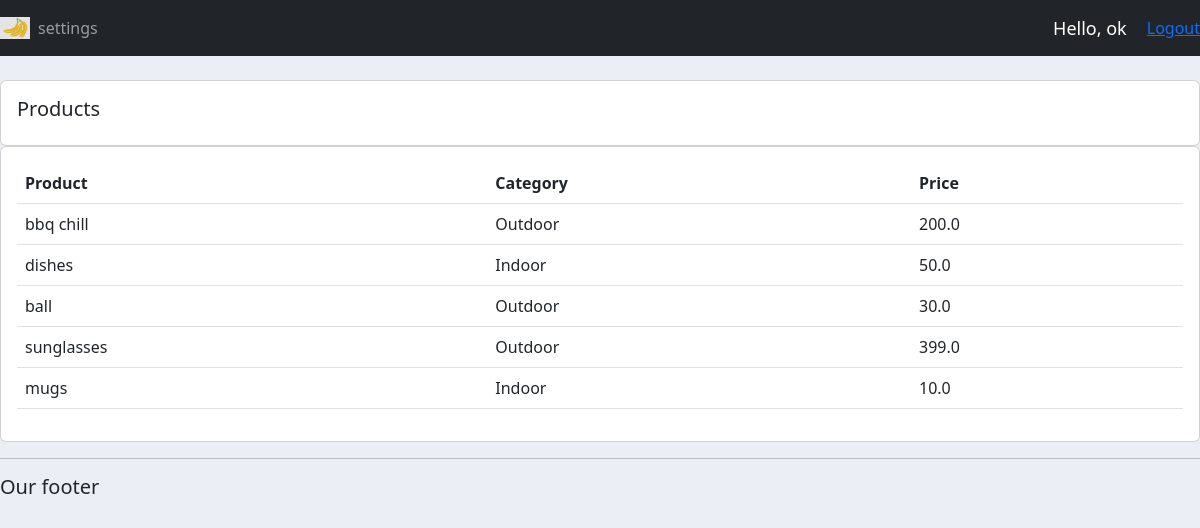
/products/ (signed in), run on the app's committed database.
### accounts/models.py (models this page shows, shortened)
class Product(models.Model):
	CATEGORY=(
		('Indoor','Indoor'),
		('Outdoor','Outdoor'),
		)
	name=models.CharField(max_length=200, null=True)
	price=models.FloatField(null=True)
	category=models.CharField(max_length=200, null=True, choices=CATEGORY)
	description=models.CharField(max_length=200, null=True, blank=True)
	date_created=models.DateTimeField(default=now,null=True)
	tags=models.ManyToManyField(Tag)

### accounts/decorators.py (the view)
		def wrapper_func(request, *args, **kwargs):
			group = None
			if request.user.groups.exists():
				group = request.user.groups.all()[0].name
			if group in allowed_roles:
				return view_func(request, *args, **kwargs)
			else:
				return HttpResponse('You are not authorized')

### accounts/views.py (called while the page is built)
@login_required(login_url='login')
@allowed_users(allowed_roles=['customer'])
def products(request):
    products=Product.objects.all()
    return render(request,'accounts/products.html',{'products':products})

### accounts/templates/accounts/products.html
{%  extends 'accounts/main.html' %}
{% block content %}
		<br>
		<div class="row">
			<div class="col-md">
				<div class="card card-body">
					<h5>Products</h5>
				</div>
				<div class="card card-body">
					<table class="table">
						<tr>
							<th>Product</th>
							<th>Category</th>
							<th>Price</th>
						</tr>
						{% for i in products %}
						  <tr>
						  	<td>{{i.name}}</td>
						  	<td>{{i.category}}</td>
						  	<td>{{i.price}}</td>
						  </tr>
						 {% endfor %}
					</table>
				</div>
			</div>
		</div>
{% endblock content %}

### accounts/templates/accounts/navbar.html (shortened to what this page needs)
{% load static %}
<nav class="navbar navbar-expand-lg navbar-dark bg-dark">
 <img width="30px" src="{% static '/images/logo.png' %}">
  <div class="collapse navbar-collapse" id="navbarNav">
    <ul class="navbar-nav">
      {% if request.user.is_staff %}
      <li class="nav-item active">
        <a class="nav-link" href="{% url 'home' %}">Dashboard</a>
      </li>
      <li class="nav-item">
        <a class="nav-link" href="{% url 'products' %}">Products</a>
      </li>
      {% else %}
      <li class="nav-item">
        <a class="nav-link" href="{% url 'account' %}">settings</a>
      {% endif %}
    </ul>
  </div>
  <span class="hello-msg">Hello, {{request.user}}</span>
  <span><a href="{% url 'logout' %}">Logout</a></span>
</nav>

### static/css/main.css (style rules this page uses)
body { background-color: #ebeff5; }

### accounts/templates/accounts/navbar.html (style rules this page uses)
.hello-msg { font-size: 18px; color: #fff; margin-right: 20px; }

### data on the page
Product: name "bbq chill", category "Outdoor", price "200.0"
Product: name "dishes", category "Indoor", price "50.0"
Product: name "ball", category "Outdoor", price "30.0"
Product: name "sunglasses", category "Outdoor", price "399.0"
Product: name "mugs", category "Indoor", price "10.0"

### other printed values
{{ request.user }} "ok"
